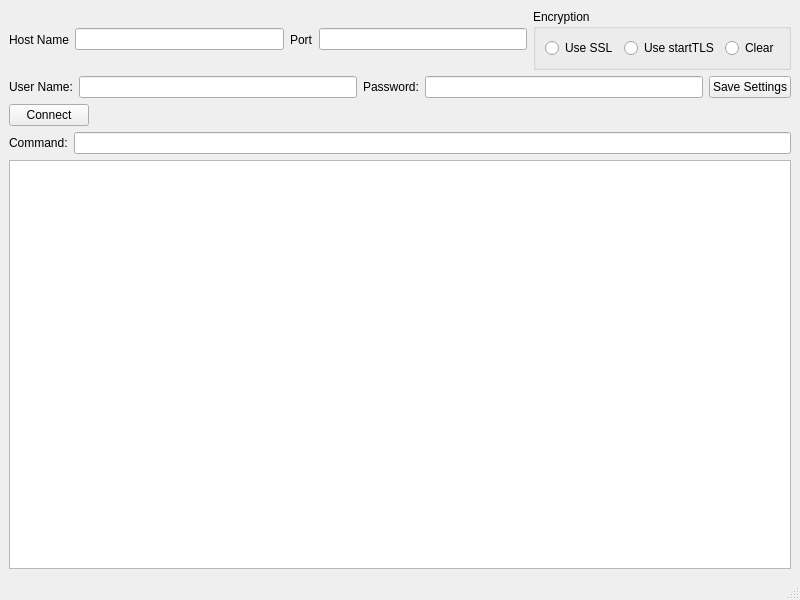
<?xml version="1.0" encoding="UTF-8"?>
<ui version="4.0">
 <class>MainWindow</class>
 <widget class="QMainWindow" name="MainWindow">
  <property name="geometry">
   <rect>
    <x>0</x>
    <y>0</y>
    <width>800</width>
    <height>600</height>
   </rect>
  </property>
  <property name="windowTitle">
   <string>MailTest</string>
  </property>
  <widget class="QWidget" name="centralwidget">
   <layout class="QVBoxLayout" name="verticalLayout">
    <item>
     <layout class="QHBoxLayout" name="horizontalLayout_5">
      <item>
       <widget class="QLabel" name="hostnameLabel">
        <property name="text">
         <string>Host Name</string>
        </property>
        <property name="buddy">
         <cstring>hostnameLineEdit</cstring>
        </property>
       </widget>
      </item>
      <item>
       <widget class="QLineEdit" name="hostnameLineEdit"/>
      </item>
      <item>
       <widget class="QLabel" name="portLabel">
        <property name="text">
         <string>Port</string>
        </property>
        <property name="buddy">
         <cstring>portLineEdit</cstring>
        </property>
       </widget>
      </item>
      <item>
       <widget class="QLineEdit" name="portLineEdit"/>
      </item>
      <item>
       <widget class="QGroupBox" name="groupBox">
        <property name="title">
         <string>Encryption</string>
        </property>
        <layout class="QHBoxLayout" name="horizontalLayout_2">
         <item>
          <widget class="QRadioButton" name="sslRadioButton">
           <property name="text">
            <string>Use SSL</string>
           </property>
          </widget>
         </item>
         <item>
          <widget class="QRadioButton" name="startTLSRadioButton">
           <property name="text">
            <string>Use startTLS</string>
           </property>
          </widget>
         </item>
         <item>
          <widget class="QRadioButton" name="clearRadioButton">
           <property name="text">
            <string>Clear</string>
           </property>
          </widget>
         </item>
        </layout>
       </widget>
      </item>
     </layout>
    </item>
    <item>
     <layout class="QHBoxLayout" name="horizontalLayout_3">
      <item>
       <widget class="QLabel" name="usernameLabel">
        <property name="text">
         <string>User Name:</string>
        </property>
        <property name="buddy">
         <cstring>usernameLineEdit</cstring>
        </property>
       </widget>
      </item>
      <item>
       <widget class="QLineEdit" name="usernameLineEdit"/>
      </item>
      <item>
       <widget class="QLabel" name="passwordLabel">
        <property name="text">
         <string>Password:</string>
        </property>
        <property name="buddy">
         <cstring>passwordLineEdit</cstring>
        </property>
       </widget>
      </item>
      <item>
       <widget class="QLineEdit" name="passwordLineEdit">
        <property name="echoMode">
         <enum>QLineEdit::Password</enum>
        </property>
       </widget>
      </item>
      <item>
       <widget class="QPushButton" name="settingsPushButton">
        <property name="text">
         <string>Save Settings</string>
        </property>
       </widget>
      </item>
     </layout>
    </item>
    <item>
     <layout class="QHBoxLayout" name="horizontalLayout_4">
      <item>
       <widget class="QPushButton" name="connectPushButton">
        <property name="text">
         <string>Connect</string>
        </property>
       </widget>
      </item>
      <item>
       <spacer name="horizontalSpacer">
        <property name="orientation">
         <enum>Qt::Horizontal</enum>
        </property>
        <property name="sizeHint" stdset="0">
         <size>
          <width>40</width>
          <height>20</height>
         </size>
        </property>
       </spacer>
      </item>
     </layout>
    </item>
    <item>
     <layout class="QHBoxLayout" name="horizontalLayout">
      <item>
       <widget class="QLabel" name="label">
        <property name="text">
         <string>Command:</string>
        </property>
        <property name="buddy">
         <cstring>lineEdit</cstring>
        </property>
       </widget>
      </item>
      <item>
       <widget class="QLineEdit" name="lineEdit"/>
      </item>
     </layout>
    </item>
    <item>
     <widget class="QPlainTextEdit" name="plainTextEdit">
      <property name="readOnly">
       <bool>true</bool>
      </property>
     </widget>
    </item>
   </layout>
  </widget>
  <widget class="QMenuBar" name="menubar">
   <property name="geometry">
    <rect>
     <x>0</x>
     <y>0</y>
     <width>800</width>
     <height>26</height>
    </rect>
   </property>
  </widget>
  <widget class="QStatusBar" name="statusbar"/>
 </widget>
 <tabstops>
  <tabstop>hostnameLineEdit</tabstop>
  <tabstop>portLineEdit</tabstop>
  <tabstop>sslRadioButton</tabstop>
  <tabstop>usernameLineEdit</tabstop>
  <tabstop>passwordLineEdit</tabstop>
  <tabstop>settingsPushButton</tabstop>
  <tabstop>connectPushButton</tabstop>
  <tabstop>lineEdit</tabstop>
  <tabstop>plainTextEdit</tabstop>
 </tabstops>
 <resources/>
 <connections/>
</ui>
